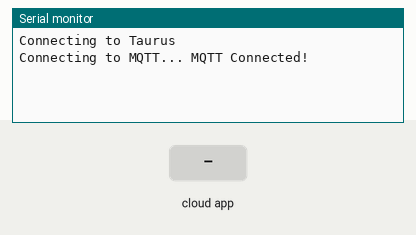
A sketch run on a simulated ESP8266 (NodeMCU). On the bench: the last lines printed to the serial monitor. The inputs (shaded band) are chosen by the test bench. WiFi joins after 1.5 s; servers stay silent unless stated; no MQTT or app messages arrive unless stated.

Above: at 3.0 s.
3.1 s: the phone or cloud app sets temperature to 0
At 4.0 s:
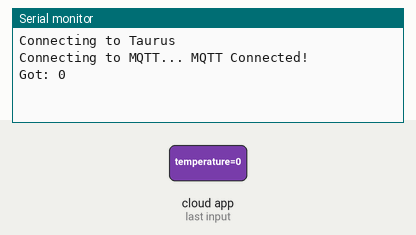
4.6 s: the phone or cloud app sets temperature to 1
At 5.1 s:
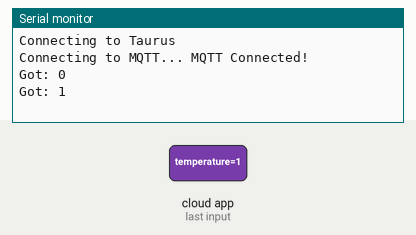

The sketch:

mqtt.ino
```cpp
#include <ESP8266WiFi.h>
#include "Adafruit_MQTT.h"
#include "Adafruit_MQTT_Client.h"
#include <BlynkSimpleEsp8266.h>

// Auth token provided by Blynk App
char AUTH[] = "A1QxmouYuLBmCoqac8o3S1Tp3yXrVTXU";

// Wi-Fi Access Point
#define WLAN_SSID       "Taurus"
#define WLAN_PASS       "zxcvbnm123"
#define MQTT_SERVER     "192.168.206.105" // Static ip address
#define MQTT_PORT         1883
#define MQTT_USERNAME    ""
#define MQTT_PASSWORD         ""

/*
 ***Global State***
 * Create an ESP8266 Wi-Fi Client class to connect to the MQTT server.
*/
WiFiClient client;

/*
 * Setup the MQTT client class by passing in the WiFi client
 * and MQTT server and login details.
*/
Adafruit_MQTT_Client mqtt(&client, MQTT_SERVER, MQTT_PORT, MQTT_USERNAME, MQTT_PASSWORD);

/*
 ***Feeds***
 * Setup a feed called 'esp8266_temp' for subscribing to changes.
*/
Adafruit_MQTT_Subscribe esp8266_temp = Adafruit_MQTT_Subscribe(&mqtt, MQTT_USERNAME "temperature");

void MQTT_connect();

void setup() {
  Serial.begin(115200);
  Serial.print("Connecting to ");
  Serial.println(WLAN_SSID);

  // Register to Blynk server that uses the Wi-Fi
  Blynk.begin(AUTH, WLAN_SSID, WLAN_PASS);

  // Setup MQTT subscription for the "temperature" feed.
  mqtt.subscribe(&esp8266_temp);
}

void loop() {

  /*
   * Ensure the connection to the MQTT server is alive (this will make the first
   * connection and automatically reconnect when disconnected).
  */
  MQTT_connect();
  /*
   * This is our 'wait for incoming subscription packets' busy subloop
   * try to spend your time here
   * Here its read the subscription
  */
  Adafruit_MQTT_Subscribe *subscription;
  while ((subscription = mqtt.readSubscription())){

    if (subscription == &esp8266_temp){
      char *message = (char *)esp8266_temp.lastread;
      Serial.print(F("Got: "));
      Serial.println(message);
      Blynk.virtualWrite(V1, String(message).toFloat());
    }
  }
  Blynk.run();
}

// Function to connect and reconnect as necessary to the MQTT server.
void MQTT_connect()
{
  int8_t ret;

  // Stop if already connected.
  if (mqtt.connected()){
    return;
  }
  Serial.print("Connecting to MQTT... ");
  uint8_t retries = 3;

  while ((ret = mqtt.connect()) != 0){

    // Connect will return 0 for connected
    Serial.println(mqtt.connectErrorString(ret));
    Serial.println("Retrying MQTT connection in 5 seconds...");
    mqtt.disconnect();

    delay(5000);  // wait 5 seconds
    retries--;

    if (retries == 0) {
      // basically die and wait for WDT to reset me
      while (1);
    }
  }
  Serial.println("MQTT Connected!");
} 
```

Measured:
- after the input at 3.1 s, the serial monitor: prints a new line at once (image 1)
- after the input at 4.6 s, the serial monitor: prints a new line at once (image 2)
